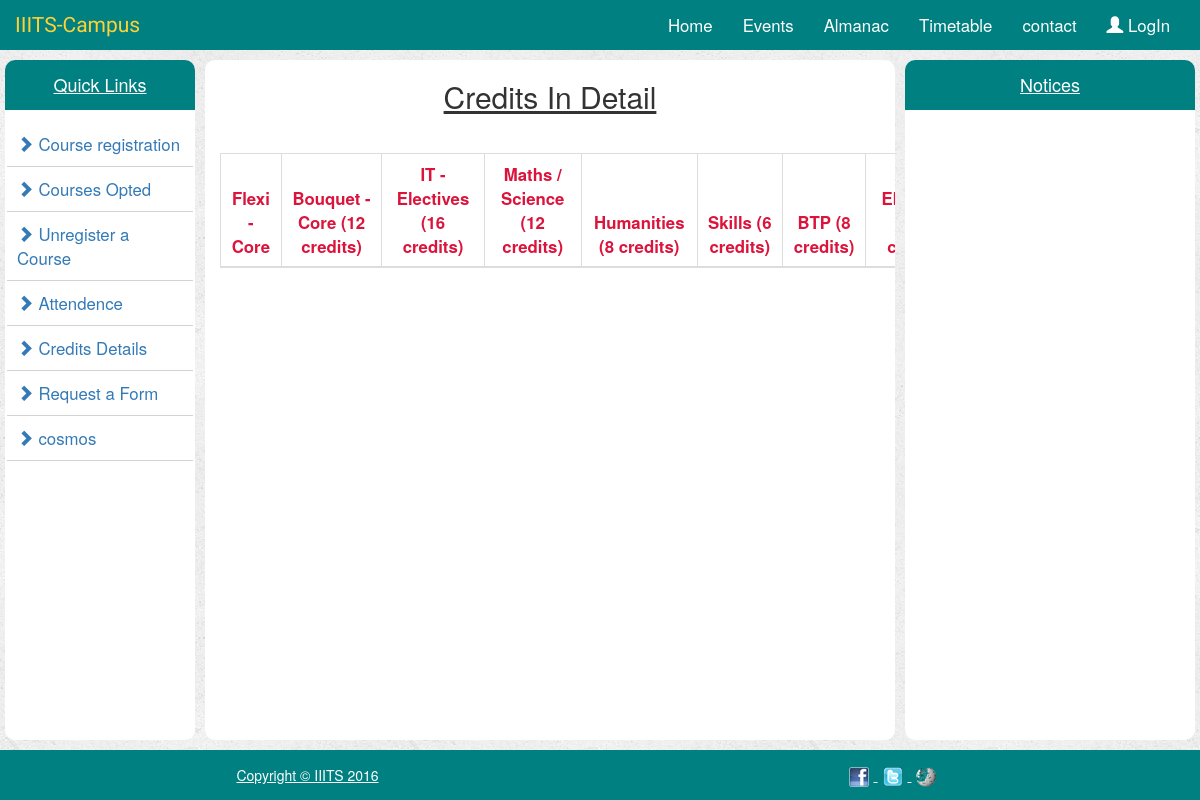
/credits/, run on an earlier commit of the app's database.
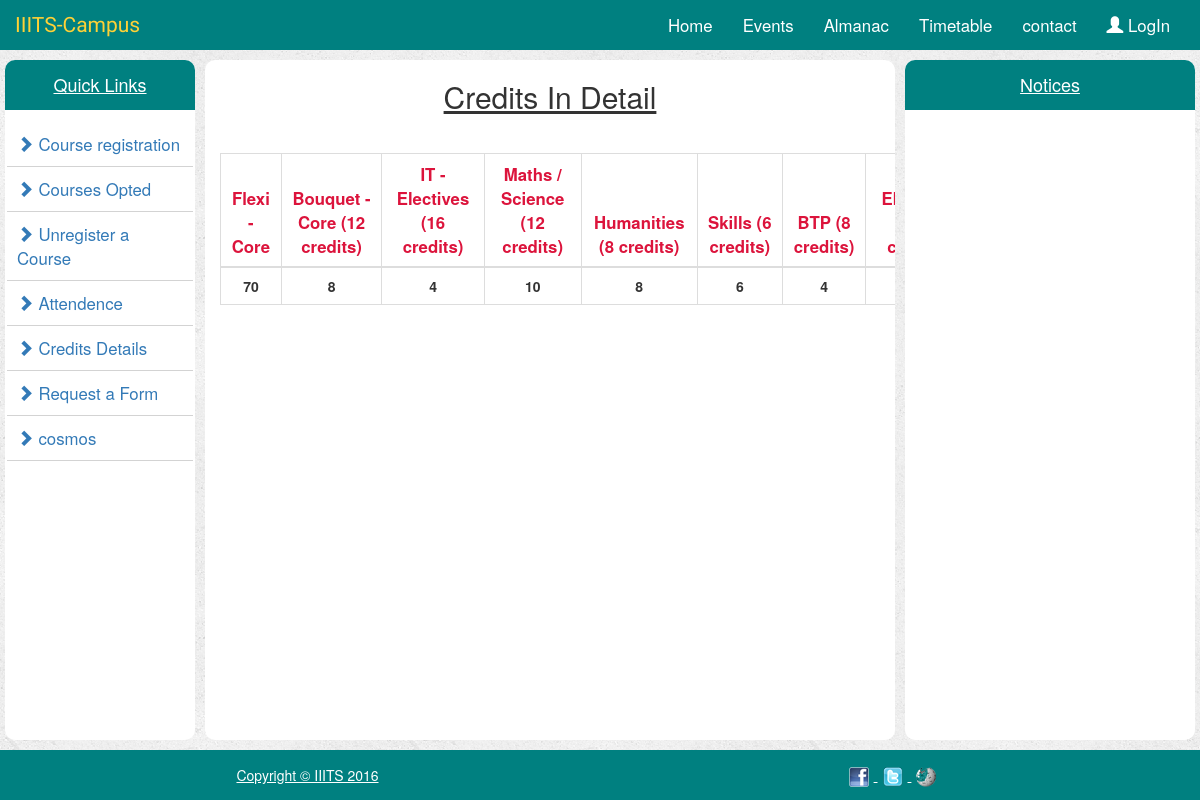
And on a later commit of the database.
### portal/models.py (models this page shows, shortened)
class Credits(models.Model):
    flexi_core = models.IntegerField()
    bouquet_core = models.IntegerField()
    it_elective = models.IntegerField()
    maths_science = models.IntegerField()
    humanities = models.IntegerField()
    skills = models.IntegerField()
    btp = models.IntegerField()
    free_elective = models.IntegerField()

### portal/views.py (the view)
# urls.py: url(r'^credits/',views.credits.as_view(),name='credits'),
class credits(TemplateView):
    template_name = 'portal/credits.html'
    def get_context_data(self, **kwargs):
        context = super(credits,self).get_context_data(**kwargs)
        context = {
            'credits': Credits.objects.all()
        }
        return context

### portal/templates/portal/credits.html
{% extends 'portal/index.html' %}
{% block centerContent %}
    <h2 class="centerhead">Credits In Detail</h2>
    <div class="container">
        <div class="row">
            <div class="col-md-8 table-responsive">
                <table class="table table-bordered">
                    <thead>
                        <tr>
                            <th>Flexi - Core</th>
                            <th>Bouquet - Core (12 credits)</th>
                            <th>IT - Electives (16 credits)</th>
                            <th>Maths / Science (12 credits)</th>
                            <th>Humanities (8 credits)</th>
                            <th>Skills (6 credits)</th>
                            <th>BTP (8 credits)</th>
                            <th>Free Electives (12 credits)</th>
                        </tr>
                    </thead>
                    <tbody>
                        <tr class="centertr">
                            {% for credit in credits %}
                                <td><strong>{{ credit.flexi_core }}</strong></td>
                                <td><strong>{{ credit.bouquet_core }}</strong></td>
                                <td><strong>{{ credit.it_elective }}</strong></td>
                                <td><strong>{{ credit.maths_science }}</strong></td>
                                <td><strong>{{ credit.humanities }}</strong></td>
                                <td><strong>{{ credit.skills }}</strong></td>
                                <td><strong>{{ credit.btp }}</strong></td>
                                <td><strong>{{ credit.free_elective }}</strong></td>
                            {% endfor %}
                        </tr>
                    </tbody>
                </table>
            </div>
        </div>
    </div>
{% endblock %}

What changed in the data, as far as the page shows it:
added Credits: flexi_core "70", bouquet_core "8", it_elective "4", maths_science "10", humanities "8", skills "6", btp "4"
